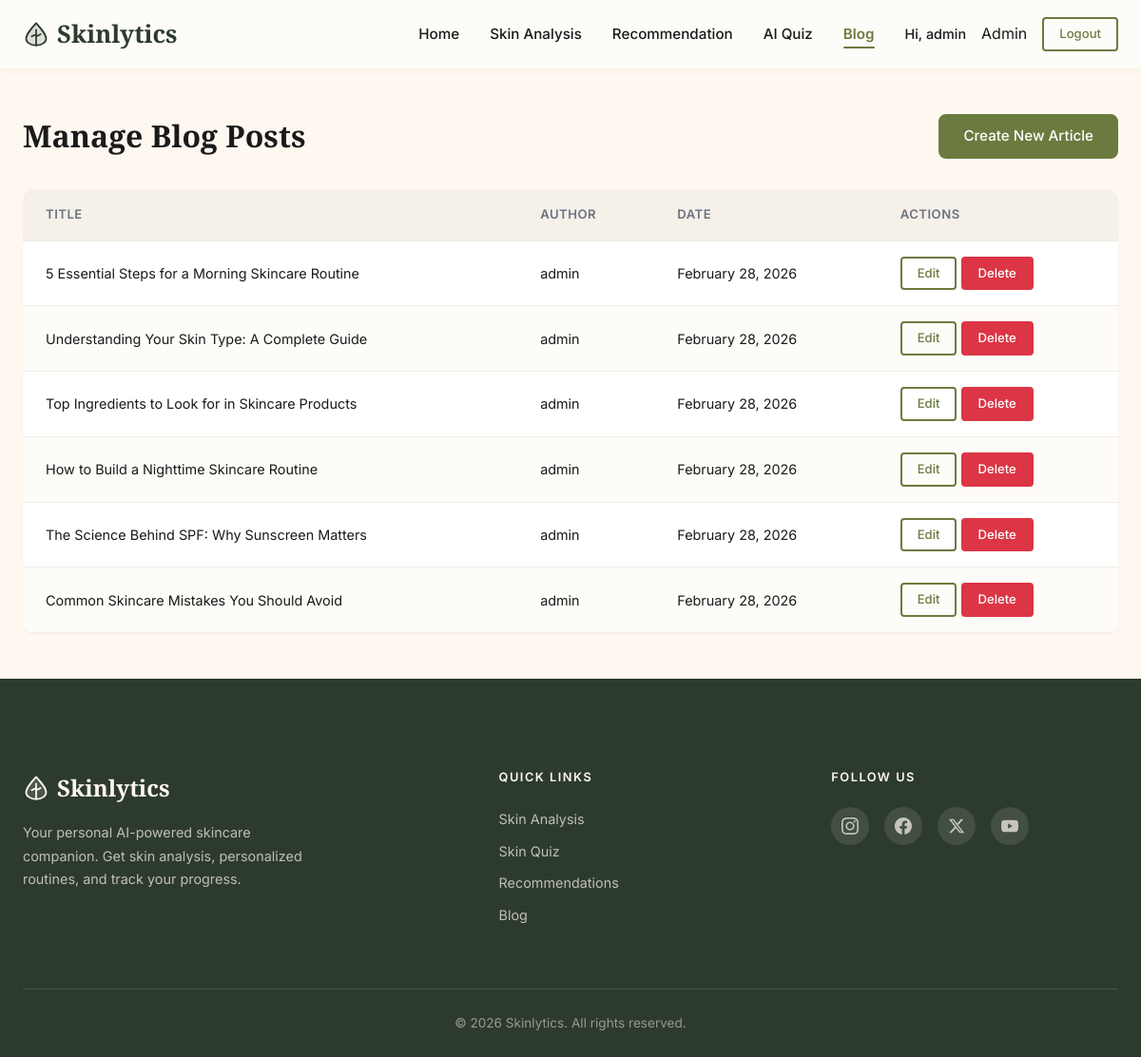
Page /blog/admin (signed in) on the committed database.
### app/models.py (models this page shows, shortened)
class User(UserMixin, db.Model):
    __tablename__ = 'users'
    id = db.Column(db.Integer, primary_key=True)
    username = db.Column(db.String(80), unique=True, nullable=False)
    email = db.Column(db.String(120), unique=True, nullable=False)
    password_hash = db.Column(db.String(256), nullable=False)
    is_admin = db.Column(db.Boolean, default=False)
    created_at = db.Column(db.DateTime, default=datetime.utcnow)
    analyses = db.relationship('Analysis', backref='user', lazy=True)
    quiz_results = db.relationship('QuizResult', backref='user', lazy=True)
    blog_posts = db.relationship('BlogPost', backref='author', lazy=True)

class BlogPost(db.Model):
    __tablename__ = 'blog_posts'
    id = db.Column(db.Integer, primary_key=True)
    title = db.Column(db.String(200), nullable=False)
    content = db.Column(db.Text, nullable=False)
    featured_image = db.Column(db.String(256), nullable=True)
    author_id = db.Column(db.Integer, db.ForeignKey('users.id'), nullable=False)
    created_at = db.Column(db.DateTime, default=datetime.utcnow)
    updated_at = db.Column(db.DateTime, default=datetime.utcnow, onupdate=datetime.utcnow)

### app/blog/routes.py (the view)
@bp.route('/admin')
@login_required
def admin_list():
    if not current_user.is_admin:
        abort(403)
    posts = BlogPost.query.order_by(BlogPost.created_at.desc()).all()
    return render_template('blog/admin/list.html', posts=posts)

### app/templates/blog/admin/list.html (shortened to what this page needs)
{% extends 'base.html' %}
{% block content %}
<div class="admin-page">
    <div class="container">
        <div class="admin-header">
            <h1>Manage Blog Posts</h1>
            <a href="{{ url_for('blog.admin_create') }}" class="btn btn-primary">Create New Article</a>
        </div>
        {% if posts %}
        <table class="admin-table">
            <thead>
                <tr>
                    <th>Title</th>
                    <th>Author</th>
                    <th>Date</th>
                    <th>Actions</th>
                </tr>
            </thead>
            <tbody>
                {% for post in posts %}
                <tr>
                    <td>{{ post.title }}</td>
                    <td>{{ post.author.username }}</td>
                    <td>{{ post.created_at.strftime('%B %d, %Y') }}</td>
                    <td>
                        <a href="{{ url_for('blog.admin_edit', post_id=post.id) }}" class="btn btn-sm btn-outline">Edit</a>
                        <form method="POST" action="{{ url_for('blog.admin_delete', post_id=post.id) }}" style="display:inline">
                            <button type="submit" class="btn btn-sm btn-danger" onclick="return confirm('Delete this article?')">Delete</button>
                        </form>
                    </td>
                </tr>
                {% endfor %}
            </tbody>
        </table>
        {% else %}
        <div class="empty-state">
            <p>No articles yet.</p>
        </div>
        {% endif %}
    </div>
</div>
{% endblock %}

### app/templates/base.html (shortened to what this page needs)
<!DOCTYPE html>
<html lang="en">
<head>
    <link rel="stylesheet" href="{{ url_for('static', filename='css/style.css') }}">
</head>
<body>
    <nav class="navbar">
        <div class="container">
            <a href="{{ url_for('main.home') }}" class="navbar-logo">
                Skinlytics
            </a>
            <div class="nav-menu" id="navbarMenu">
                <ul class="nav-links">
                    <li><a href="{{ url_for('main.home') }}" class="nav-link">Home</a></li>
                    {% if current_user.is_authenticated %}
                    <li><a href="{{ url_for('scan.index') }}" class="nav-link">Skin Analysis</a></li>
                    {% endif %}
                    <li><a href="{{ url_for('recommendation.index') }}" class="nav-link">Recommendation</a></li>
                    {% if current_user.is_authenticated %}
                    <li><a href="{{ url_for('quiz.index') }}" class="nav-link">AI Quiz</a></li>
                    {% endif %}
                    <li><a href="{{ url_for('blog.index') }}" class="nav-link">Blog</a></li>
                </ul>
                <div class="nav-auth">
                    {% if current_user.is_authenticated %}
                        <span class="nav-greeting">Hi, {{ current_user.username }}</span>
                        {% if current_user.is_admin %}
                            <a href="{{ url_for('blog.admin_list') }}" class="nav-link">Admin</a>
                        {% endif %}
                        <a href="{{ url_for('auth.logout') }}" class="btn btn-outline btn-sm">Logout</a>
                    {% else %}
                        <a href="{{ url_for('auth.login') }}" class="btn btn-outline btn-sm">Login</a>
                        <a href="{{ url_for('auth.register') }}" class="btn btn-primary btn-sm">Register</a>
                    {% endif %}
                </div>
            </div>
        </div>
    </nav>
    <main class="main-content">
        {% block content %}{% endblock %}
    </main>
    <footer class="footer">
        <div class="container">
            <div class="footer-grid">
                <div class="footer-brand">
                    <a href="{{ url_for('main.home') }}" class="footer-logo">
                        Skinlytics
                    </a>
                    <p>
                        Your personal AI-powered skincare companion. Get skin analysis, personalized routines, and track your progress.
                    </p>
                </div>
                <div class="footer-col">
                    <h4 class="footer-heading">Quick Links</h4>
                    <ul class="footer-links">
                        <li><a href="{{ url_for('scan.index') }}">Skin Analysis</a></li>
                        <li><a href="{{ url_for('quiz.index') }}">Skin Quiz</a></li>
                        <li><a href="{{ url_for('recommendation.index') }}">Recommendations</a></li>
                        <li><a href="{{ url_for('blog.index') }}">Blog</a></li>
                    </ul>
                </div>
                <div class="footer-col">
                    <h4 class="footer-heading">Follow Us</h4>
                    <div class="footer-socials">
                        <a href="#" class="social-link" aria-label="Instagram">
                        </a>
                        <a href="#" class="social-link" aria-label="Facebook">
                        </a>
                        <a href="#" class="social-link" aria-label="Twitter">
                            <svg width="18" height="18" viewBox="0 0 24 24" fill="currentColor"><path d="M18.244 2.25h3.308l-7.227 8.26 8.502 11.24H16.17l-5.214-6.817L4.99 21.75H1.68l7.73-8.835L1.254 2.25H8.08l4.713 6.231zm-1.161 17.52h1.833L7.084 4.126H5.117z"/></svg>
                        </a>
                        <a href="#" class="social-link" aria-label="YouTube">
                        </a>
                    </div>
                </div>
            </div>
            <div class="footer-bottom">
                <p>&copy; 2026 Skinlytics. All rights reserved.</p>
            </div>
        </div>
    </footer>
</body>
</html>

### rows in the picture
User: username "admin"
BlogPost: title "5 Essential Steps for a Morning Skincare Routine", author.username "admin", created_at "February 28, 2026"
BlogPost: title "Understanding Your Skin Type: A Complete Guide", author.username "admin", created_at "February 28, 2026"
BlogPost: title "Top Ingredients to Look for in Skincare Products", author.username "admin", created_at "February 28, 2026"
BlogPost: title "How to Build a Nighttime Skincare Routine", author.username "admin", created_at "February 28, 2026"
BlogPost: title "The Science Behind SPF: Why Sunscreen Matters", author.username "admin", created_at "February 28, 2026"
BlogPost: title "Common Skincare Mistakes You Should Avoid", author.username "admin", created_at "February 28, 2026"
